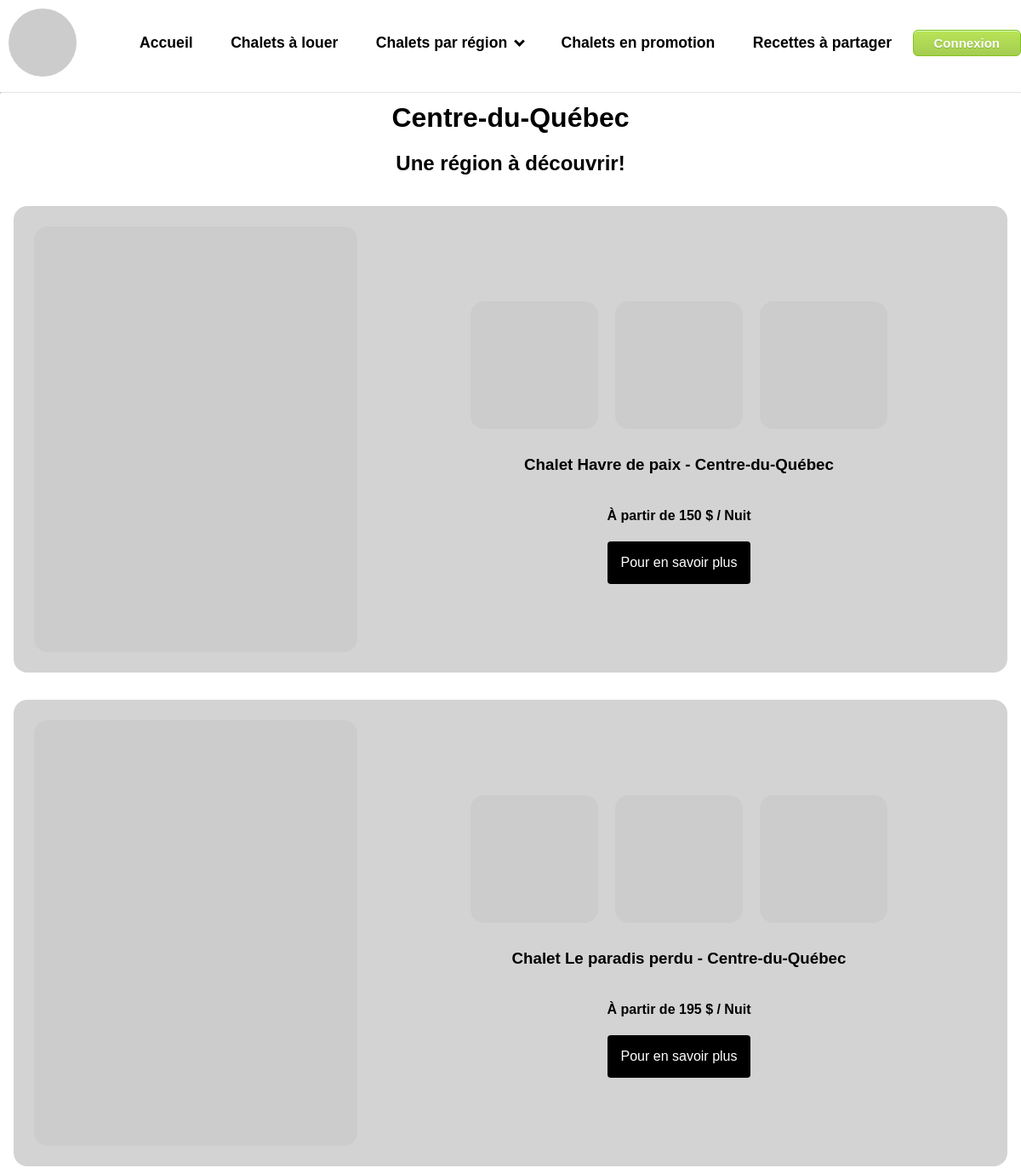
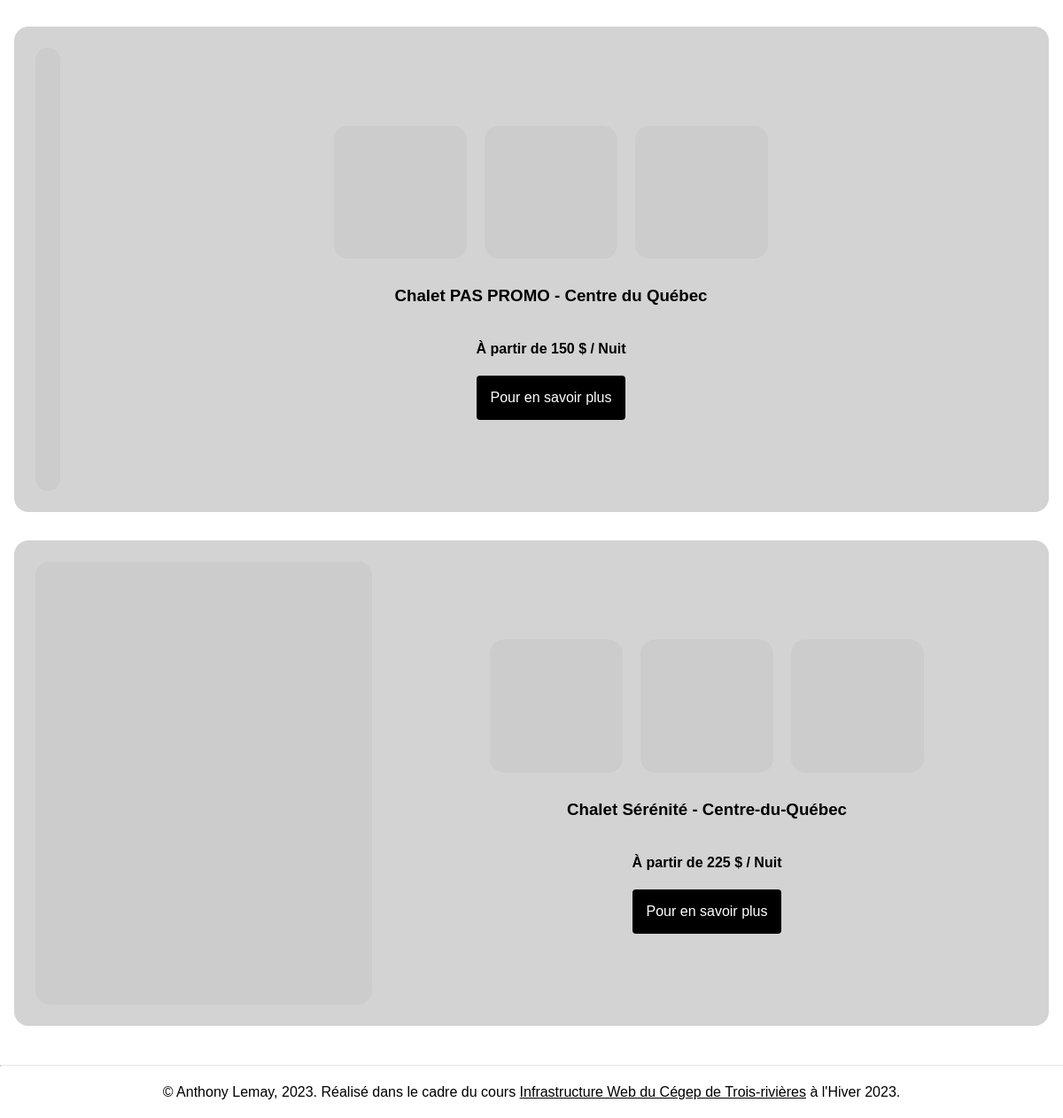
Page /liste_chalets_par_region.php?id=1 on the committed database (2 pictures, top to bottom).
### tables this page shows
CREATE TABLE `regions` (
  `id` int NOT NULL,
  `nom` varchar(50) NOT NULL
);

CREATE TABLE `chalets` (
  `id` int NOT NULL,
  `nom` varchar(50) NOT NULL,
  `description` text NOT NULL,
  `personnes_max` int NOT NULL,
  `prix_haute_saison` int NOT NULL,
  `prix_basse_saison` int NOT NULL,
  `actif` tinyint(1) NOT NULL,
  `promo` tinyint(1) NOT NULL,
  `date_inscription` date NOT NULL,
  `fk_region` int NOT NULL,
  `id_picsum` int NOT NULL
);

### models/region.php (called while the page is built, shortened)
<?php
    class ModelRegion {
        public function __construct($id, $nom_region) {
            $this->nom_region = $nom_region;
        }
        public static function getOneRegion($id)
        {
            $mysqli = Db::connecterDB_1();
            $query = "SELECT * FROM regions WHERE id=?";
            $requete = $mysqli->prepare($query);
            if ($requete) {
                $requete->bind_param("i", $id);
                $requete->execute();
                $resultatRequete = $requete->get_result();
                if ($enregistrement = $resultatRequete->fetch_assoc()) {
                    $region = new ModelRegion($enregistrement['id'], $enregistrement['nom']);
                } else {
                    return null;
                }
            } else {
                return null;
            }
            return $region;
        }
    }
?>

### models/chalet.php (called while the page is built, shortened)
<?php
class ModelChalet
{
    public function __construct($id, $nom, $description, $personnes_max, $prix_haute_saison, $prix_basse_saison, $actif, $promo, $date_inscription, $fk_region, $id_picsum)
    {
        $this->id = $id;
        $this->nom = $nom;
        $this->prix_basse_saison = $prix_basse_saison;
        $this->id_picsum = $id_picsum;
    }
    public static function getAllChaletsParRegion($id)
    {
        $liste = [];
        $mysqli = Db::connecterDB_1();
        $query = "SELECT * FROM chalets WHERE fk_region=? AND actif = 1 ORDER BY nom ASC";
        $requete = $mysqli->prepare($query);
        if ($requete) {
            $requete->bind_param("i", $id);
            $requete->execute();
            $resultatRequete = $requete->get_result();
            while ($enregistrement = $resultatRequete->fetch_assoc()) {
                $liste[] = new ModelChalet(
                    $enregistrement['id'],
                    $enregistrement['nom'],
                    $enregistrement['description'],
                    $enregistrement['personnes_max'],
                    $enregistrement['prix_haute_saison'],
                    $enregistrement['prix_basse_saison'],
                    $enregistrement['actif'],
                    $enregistrement['promo'],
                    $enregistrement['date_inscription'],
                    $enregistrement['fk_region'],
                    $enregistrement['id_picsum']
                );
            }
        } else {
            return null;
        }
        return $liste;
    }
}
?>

### views/chalets/chaletsRegion.php (the view)
<div class="flex promoFlex">
    <div class="promoSlides">
        <?php
        foreach ($chalets as $chalet) {
            ?>
            <div class="cardPromo">
                <img src="https://picsum.photos/id/<?= $chalet->id_picsum ?>/500" alt="photo du chalet #<?= $chalet->id ?>">
                <div class="cardPromoInfo">
                    <div class="cardPromoGal">
                        <img src="https://picsum.photos/150?random=1" alt="photo du chalet #<?= $chalet->id ?>">
                        <img src="https://picsum.photos/150?random=2" alt="photo du chalet #<?= $chalet->id ?>">
                        <img src="https://picsum.photos/150?random=3" alt="photo du chalet #<?= $chalet->id ?>">
                    </div>
                    <h3>
                        <?= $chalet->nom ?>
                    </h3>
                    <h4>À partir de
                        <?= $chalet->prix_basse_saison ?> $ / Nuit</h3>
                        <a class="cardButton" href="fiche_chalet.php?id=<?= $chalet->id ?>"><span>Pour en savoir
                                plus</span></a>
                </div>
            </div>
            <?php
        }
        ?>
    </div>
</div>

### views/regions/regionIndividuelle.php
<div>
  <h1>
    <?= $region->nom_region ?>
  </h1>
  <h2>Une région à découvrir!</h2>
</div>

### css/styles.css (style rules this page uses)
html { margin:0; padding:0 }
body { margin: 100px 0 0 0; padding: 20px 0; font-family: Arial, sans-serif; }
.light-mode, .light-mode a, .light-mode header { background-color: white; color: black; }
main h1, main h2, main>p, footer { text-align:center; }
.flex { display: flex; flex-direction: row; flex-wrap:wrap; }
.promoFlex { display:flex; flex-direction: column; justify-items: center; align-items: center; }
.promoSlides { display:flex; flex-direction: row; flex-wrap: wrap; align-items:center; justify-content:center; }
.cardPromo { padding: 1rem; margin: 1rem; background-color: lightgray; border-radius: 1rem; display:flex; flex-direction: row; align-items:center; width: 100%; }
.cardPromoGal { flex-direction: row; align-items: center; justify-content: center; margin: 0 auto; }
.cardPromoInfo { padding: 1rem; display:flex; flex-direction: column; align-items: center; justify-content: center; margin: 0 auto; }
.cardPromo img { border-radius: 1rem; max-width: 100%; margin: .5rem; }
.cardPromo h3, .cardPromo h4 { max-width: 100%;; }
.cardPromo a.cardButton { text-decoration: none; padding: 1rem; background-color: black; color: white; border-radius: .25rem; }

### rows in the picture
regions: nom "Centre-du-Québec"
chalets: nom "Chalet Havre de paix - Centre-du-Québec", prix_basse_saison "150"
chalets: nom "Chalet Le paradis perdu - Centre-du-Québec", prix_basse_saison "195"
chalets: nom "Chalet PAS PROMO - Centre du Québec", prix_basse_saison "150"
chalets: nom "Chalet Sérénité - Centre-du-Québec", prix_basse_saison "225"
